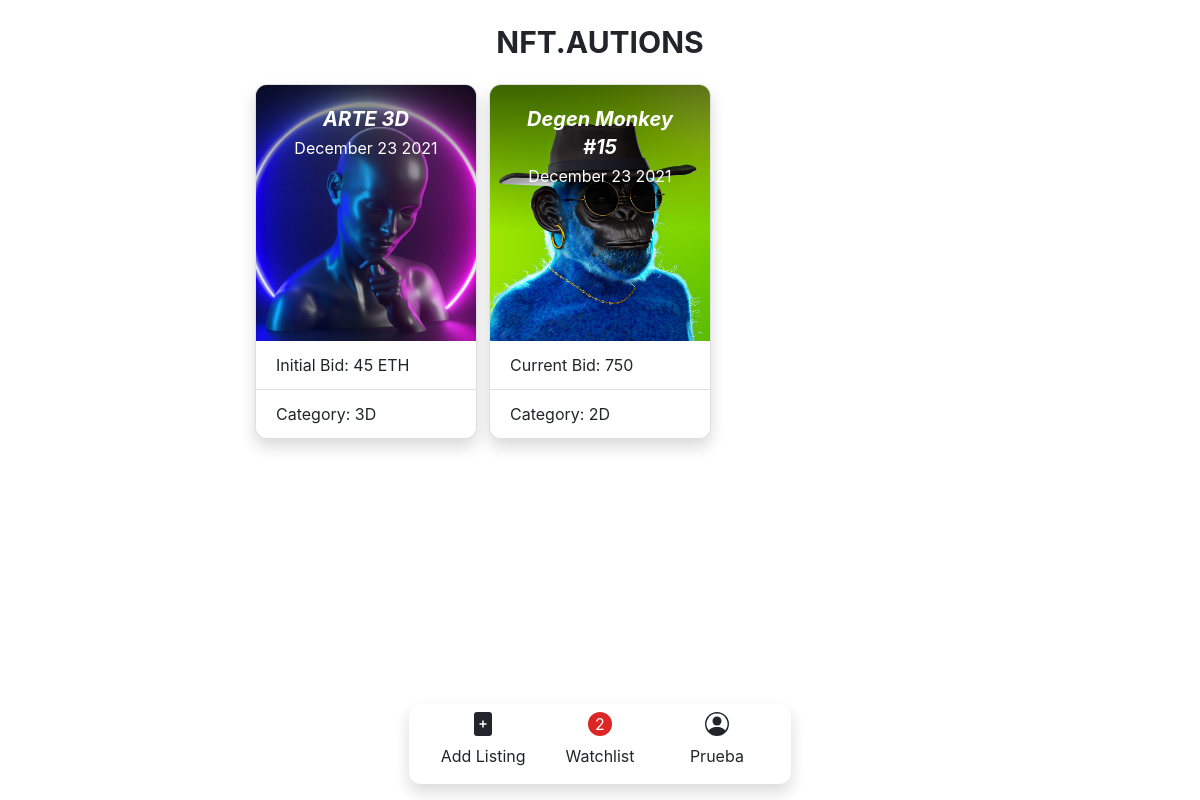
Page /watchlist (signed in) on the committed database.
### auctions/models.py (models this page shows, shortened)
class User(AbstractUser):
    pass

class Auction(models.Model):
    user = models.ForeignKey('User', on_delete=models.CASCADE, related_name='user_who_make_the_auction')
    title = models.CharField(max_length=100)
    description = models.TextField()
    category = models.ForeignKey('Category', on_delete=models.CASCADE, related_name='category_for_the_auction', default=3)
    starting_bid = models.IntegerField()
    comments = models.ManyToManyField('Comment', related_name='comments_in_the_auction', blank=True)
    bids = models.ManyToManyField('Bid', related_name='bids_in_the_auction', blank=True)
    last_bid = models.ForeignKey('Bid', on_delete=models.CASCADE, related_name='last_bid_for_the_auction', blank=True, null=True)
    date = models.DateTimeField(default=timezone.now)
    image = models.ImageField(upload_to='images', blank=True, null=True)
    closed = models.BooleanField(default=False)
    def datepublished(self):
        return self.date.strftime('%B %d %Y')

class Category(models.Model):
    name = models.TextField(max_length=50)
    description = models.TextField(max_length=500)
    image = models.TextField(default="https://media.istockphoto.com/videos/colourful-glowing-light-animation-background-video-id888994838?s=640x640")
    def __str__(self):
        return self.name

class Bid(models.Model):
    user = models.ForeignKey('User', on_delete=models.CASCADE, related_name='user_who_make_the_bid')
    auction = models.ForeignKey('Auction', on_delete=models.CASCADE, related_name='auction_for_the_bid')
    bid = models.IntegerField()
    date = models.DateTimeField(default=timezone.now)

### auctions/views.py (the view)
# urls.py: path("watchlist", views.watchlist, name="watchlist"),
def watchlist(request):
    if request.user.id is None:
        return redirect('index')
    my_watchlist = PersonalWatchlist.objects.get(user=request.user)
    totalAuctions = my_watchlist.auctions.count()
    context = {
        'my_watchlist': my_watchlist,
        'totalAuctions': totalAuctions,
    }
    return render(request, "auctions/watchlist.html", context)

### auctions/templates/auctions/watchlist.html
{% extends "auctions/layout.html" %}
{% load static %}
{% block body %}
<div>
    {% if my_watchlist.auctions.all %}
    <div class="container-fluid max-w-3xl">
        <div class="row grid grid-cols-1 md:grid-cols-3 mx-4 gap-3">
        {% for auction in my_watchlist.auctions.all %}
         {% include "auctions/_item_auction.html" %}
        {% endfor %}
        </div>
    </div>
    {% else %}
        <div class="empty text-center">
            <p>Your watchlist is empty!</p>
        </div>
    {% endif %}
</div>
{% endblock %}

### auctions/templates/auctions/layout.html (shortened to what this page needs)
{% load static %}
<!DOCTYPE html>
<html lang="en">
    <head>
        <link rel="stylesheet" href="https://stackpath.bootstrapcdn.com/bootstrap/4.4.1/css/bootstrap.min.css">
        <link href="{% static 'auctions/css/index.css' %}" rel="stylesheet">
        <script src="https://cdn.tailwindcss.com"></script>
    </head>
<body>
    <div class="mx-auto order-0 text-center w-full p-4">
        <a class="text-3xl font-bold " href="{% url 'index' %}">NFT.AUTIONS</a>
    </div>
    <div class="flex justify-center ">
            <nav class="navbar navbar-light nav-top z-10 fixed bottom-0 bg-white shadow rounded-xl m-3 mx-auto grid grid-cols-3">
                        {% if user.is_authenticated %}
                            <a  href="{% url 'add_auction' %}" class="nav-item flex flex-col items-center">
                                <svg xmlns="http://www.w3.org/2000/svg" width="24" height="24" fill="currentColor" class="bi bi-file-plus-fill" viewBox="0 0 16 16">
                                    <path d="M12 0H4a2 2 0 0 0-2 2v12a2 2 0 0 0 2 2h8a2 2 0 0 0 2-2V2a2 2 0 0 0-2-2zM8.5 6v1.5H10a.5.5 0 0 1 0 1H8.5V10a.5.5 0 0 1-1 0V8.5H6a.5.5 0 0 1 0-1h1.5V6a.5.5 0 0 1 1 0z"/>
                                </svg>
                                <p class="nav-link">Add Listing</p>
                            </a>
                            <a href="{% url 'watchlist' %}" class="nav-item flex flex-col items-center">
                                <span id="watchListTotal" class="bg-red-600 text-white rounded-full h-6 w-6 flex justify-center items-center">{{totalAuctions}}</span>
                                <p class="nav-link">Watchlist </p>
                            </a>
                        {% endif %}
                        {% if user.is_authenticated %}
                        <a href="{% url 'my_listings' user=request.user %}" class="nav-item dropdown flex flex-col items-center">
                            <p class="nav-link"  id="navbarDropdown">
                                {{user.username|title}}
                            </p>
                        </a>
                        {% else %}
                        <a href="{% url 'login' %}" class="nav-item ">
                            <p class="nav-link text-center w-full" >Log In</p>
                        </a>
                        {% endif %}
            </nav>
    </div>
        <div class="middle">
            {% block body %}
            {% endblock %}
        </div>
    </body>
</html>

### auctions/templates/auctions/_item_auction.html (shortened to what this page needs)
<a href="{% url 'auction_view' auction=auction.id %}"  class="card overflow-hidden list-details shadow rounded-xl">
    <img class="img-fluid object-cover h-64" src="{{auction.image.url}}" alt="connect" style="max-height:300px">
    <div class="card-body text-center absolute w-full text-white" style="background: linear-gradient(180deg, #00000088, transparent);">
        <h5 class="card-title product-title product-description font-bold text-xl"><i>{{auction.title}}</i></h5>
        <h6 class="card-subtitle mb-2 product-description mb-4">{{auction.datepublished}}</h6>
    </div>
    <ul class="list-group list-group-flush">
        {% if auction.last_bid %}
            {% if auction.closed == True %}
                <li class="list-group-item product-description">Solded in: {{auction.last_bid.bid}}</li>
            {% else %}
                <li class="list-group-item product-description">Current Bid: {{auction.last_bid.bid}}</li>
            {% endif %}
        {% else %}
            <li class="list-group-item product-description">Initial Bid: {{auction.starting_bid}} ETH</li>
        {% endif %}
        <li class="list-group-item product-description">Category: {{auction.category}}</li>
    </ul>
</a>

### rows in the picture
User: username "Prueba"
Auction: image (picture), title "ARTE 3D", datepublished "December 23 2021", starting_bid "45", category "3D"
Auction: image (picture), title "Degen Monkey #15", datepublished "December 23 2021", last_bid.bid "750", category "2D"

### other values in the picture
{{ totalAuctions }} "2"
